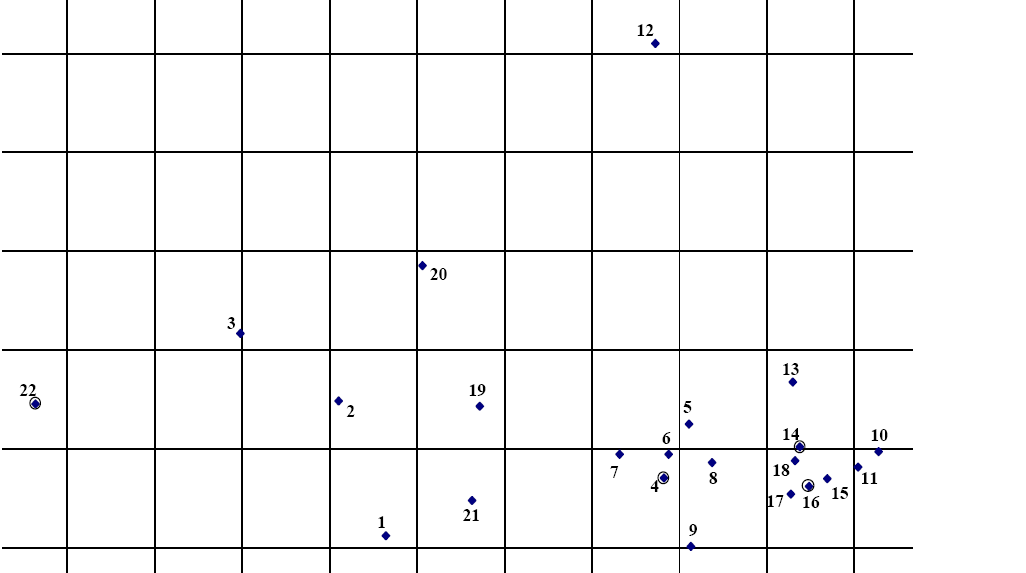
%> input picture Plot Regions Representation/Schema_Bricks.png, 1026 x 573 px
$ octave Plot_Image.m   (GNU Octave 9; MATLAB toolbox functions it lacks are replaced by stand-ins)
%> lines starting %> are read from the running program, lines starting %| are printed output that depends on the picture; in (x1, y1, x2, y2) boxes, pixels count from 0 and x2, y2 are one past the last pixel; in counts of white or black regions, pixels touching at a corner belong together; the program's own positions count from 1
% Import image
image = imread('C:/Users/Abdou/Desktop/Schema_Bricks.png');
%> image is the input picture: size 573x1026x3 uint8; mean R, G, B 244.6, 244.6, 244.8

% Bricks Coordinates
x = [386 339 241 664 689 669 621 713 691 879 859 656 793 800 828 810 791 796 480 423 472 36];
y = [535 400 333 478 424 454 454 463 546 452 466 43 382 447 479 487 494 461 406 266 501 404];

% SR Affectations - Always put the center brick first
SR1 = [14 10 11 12 13 15 17 18];
SR2 = [19 3 7 14];
SR3 = [21 1 2 16 20];
SR4 = [6 4 5 8 9 22];

% Drawing Marks
for i = 1:(length(SR1))
    if i==1
        image = insertShape(image,'Filledcircle',[x(SR1(i)) y(SR1(i)) 20],'LineWidth',5);
    else
        image = insertShape(image,'circle',[x(SR1(i)) y(SR1(i)) 15],'LineWidth',5);
    end
end
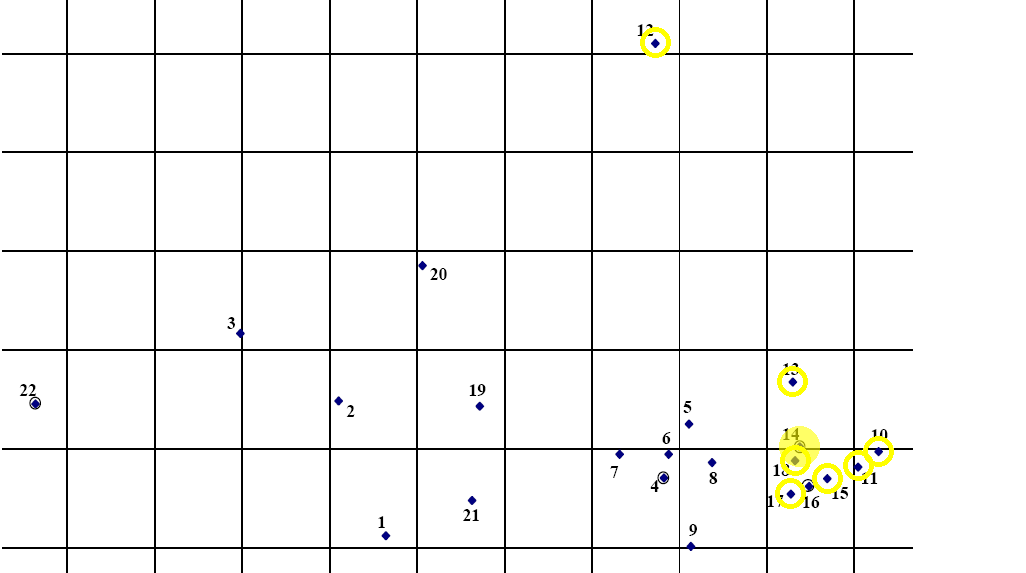
%> image: size 573x1026x3 uint8; 0.65% of pixels changed, all inside (x1, y1, x2, y2) = (640, 27, 894, 509)
for i = 1:(length(SR2))
    if i==1
        image = insertShape(image,'Filledcircle',[x(SR2(i)) y(SR2(i)) 20],'LineWidth',5, 'Color', 'red');
    else
        image = insertShape(image,'circle',[x(SR2(i)) y(SR2(i)) 15],'LineWidth',5, 'Color', 'red');
    end
end
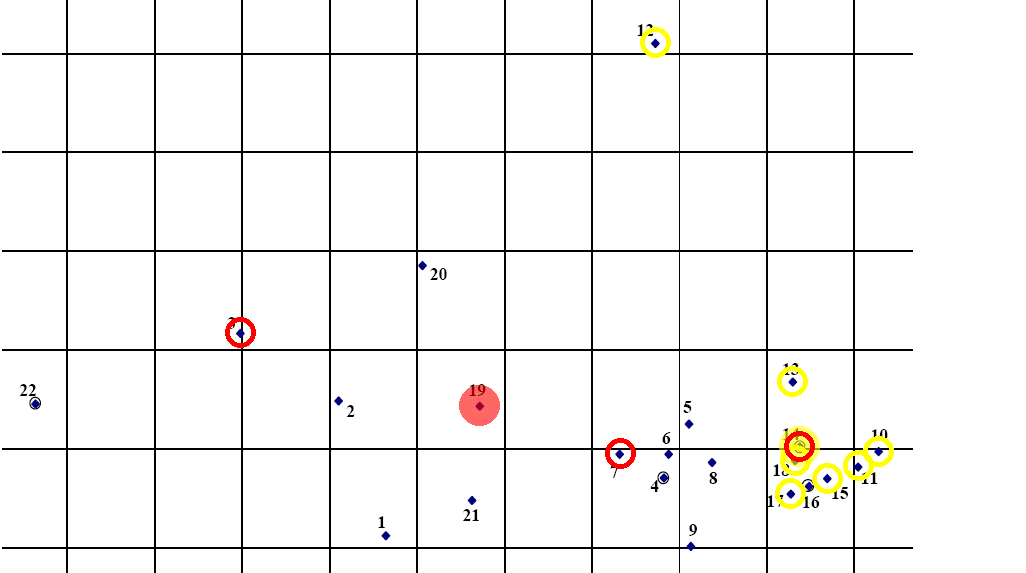
%> image: size 573x1026x3 uint8; 0.43% of pixels changed, all inside (x1, y1, x2, y2) = (225, 317, 815, 469)
for i = 1:(length(SR3))
    if i==1
        image = insertShape(image,'FilledCircle',[x(SR3(i)) y(SR3(i)) 20],'LineWidth',5, 'Color', 'green');
    else
        image = insertShape(image,'Circle',[x(SR3(i)) y(SR3(i)) 15],'LineWidth',5, 'Color', 'green');
    end
end
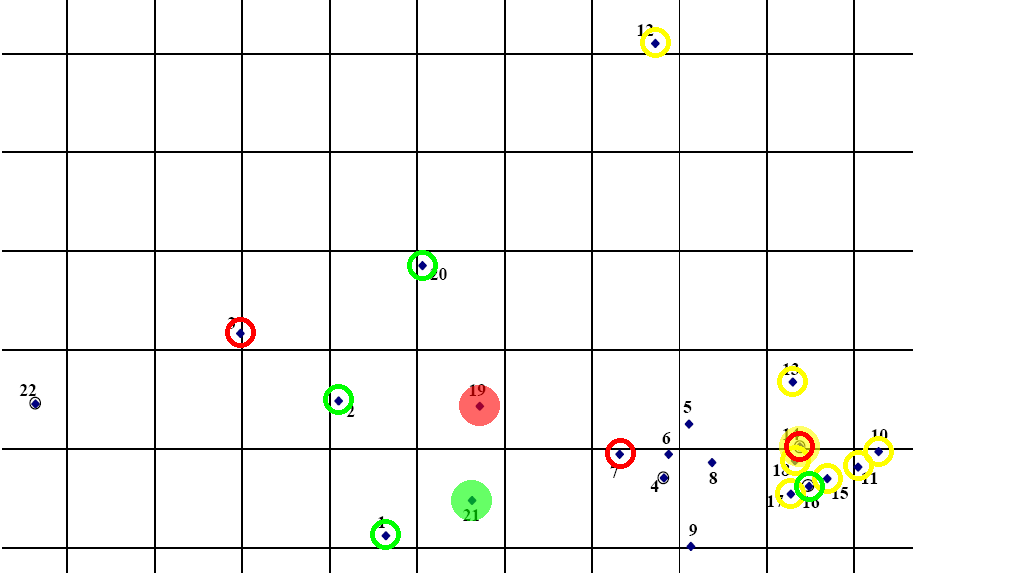
%> image: size 573x1026x3 uint8; 0.5% of pixels changed, all inside (x1, y1, x2, y2) = (323, 250, 825, 550)
for i = 1:(length(SR4))
    if i==1
        image = insertShape(image,'FilledCircle',[x(SR4(i)) y(SR4(i)) 20],'LineWidth',5, 'Color', 'blue');
    else
        image = insertShape(image,'Circle',[x(SR4(i)) y(SR4(i)) 15],'LineWidth',5, 'Color', 'blue');
    end
end
%> this loop made 6 passes
%> pass 1, `image = insertShape(image,'FilledCircle',[x(SR4(i)) y(SR4(i)) 20],'Lin..`:
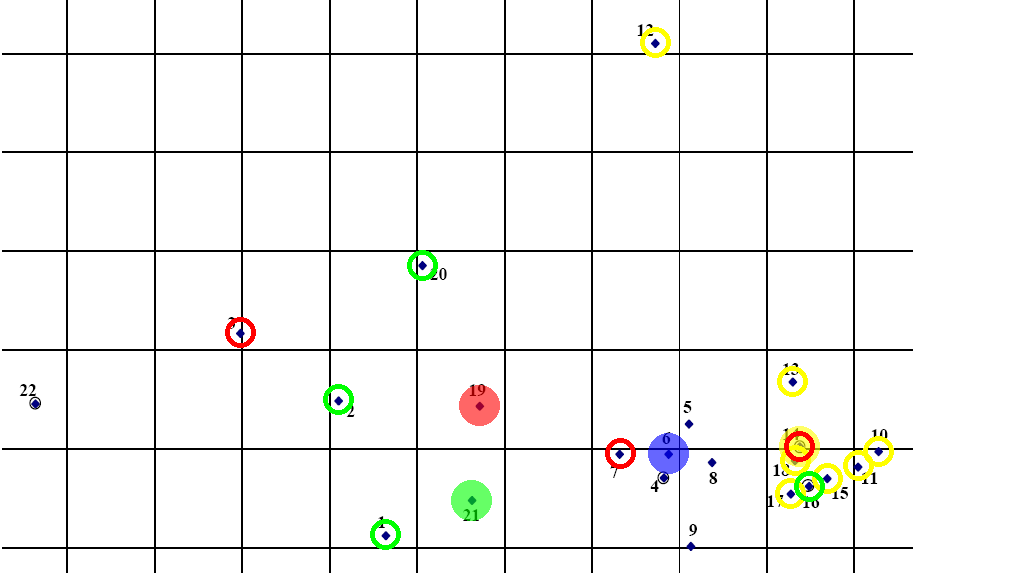
%> image: size 573x1026x3 uint8; 0.22% of pixels changed, all inside (x1, y1, x2, y2) = (648, 433, 689, 474)
%> pass 3, `image = insertShape(image,'Circle',[x(SR4(i)) y(SR4(i)) 15],'LineWidth..`:
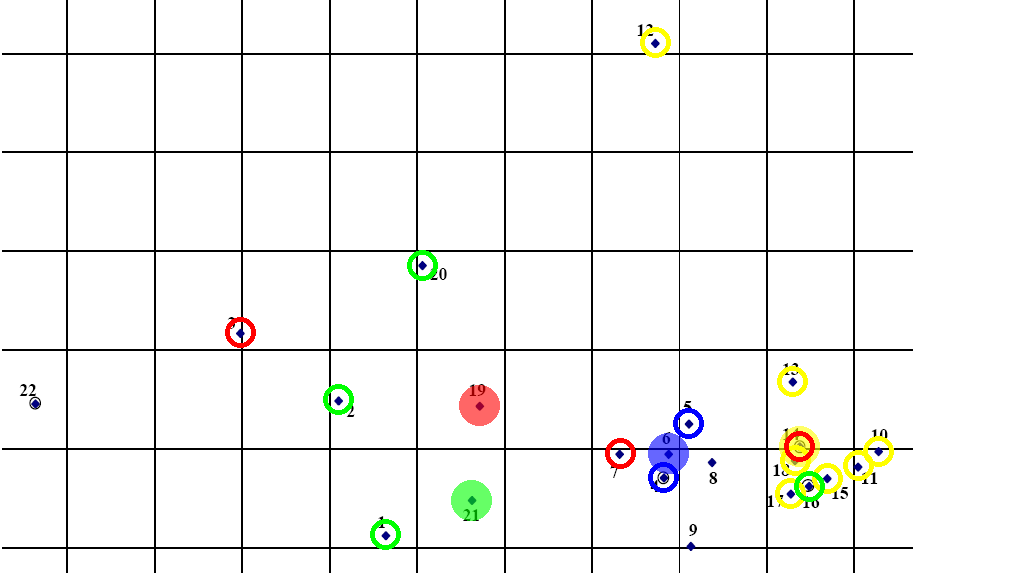
%> image: size 573x1026x3 uint8; 0.34% of pixels changed, all inside (x1, y1, x2, y2) = (648, 408, 704, 493)
%> after the loop:
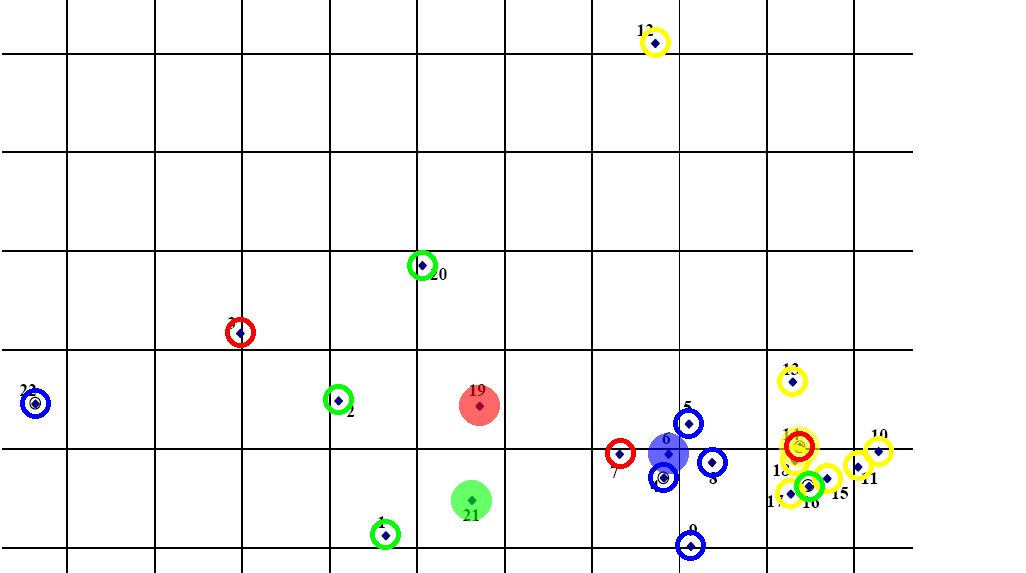
%> image: size 573x1026x3 uint8; 0.54% of pixels changed, all inside (x1, y1, x2, y2) = (20, 388, 728, 561)
image = insertShape(image,'line',[915 180 945 180],'LineWidth',5);
%> image: size 573x1026x3 uint8; 0.03% of pixels changed, all inside (x1, y1, x2, y2) = (914, 177, 945, 182)
image = insertText(image,[960 170],'SR 1','BoxColor','white');
%> image: size 573x1026x3 uint8; mean R, G, B 242.8, 243, 241.9
image = insertShape(image,'line',[915 230 945 230],'LineWidth',5, 'Color', 'red');
%> image: size 573x1026x3 uint8; mean R, G, B 242.8, 242.9, 241.9
image = insertText(image,[960 221],'SR 2','BoxColor','white');
%> image: size 573x1026x3 uint8; mean R, G, B 242.8, 242.9, 241.8
image = insertShape(image,'line',[915 280 945 280],'LineWidth',5, 'Color', 'green');
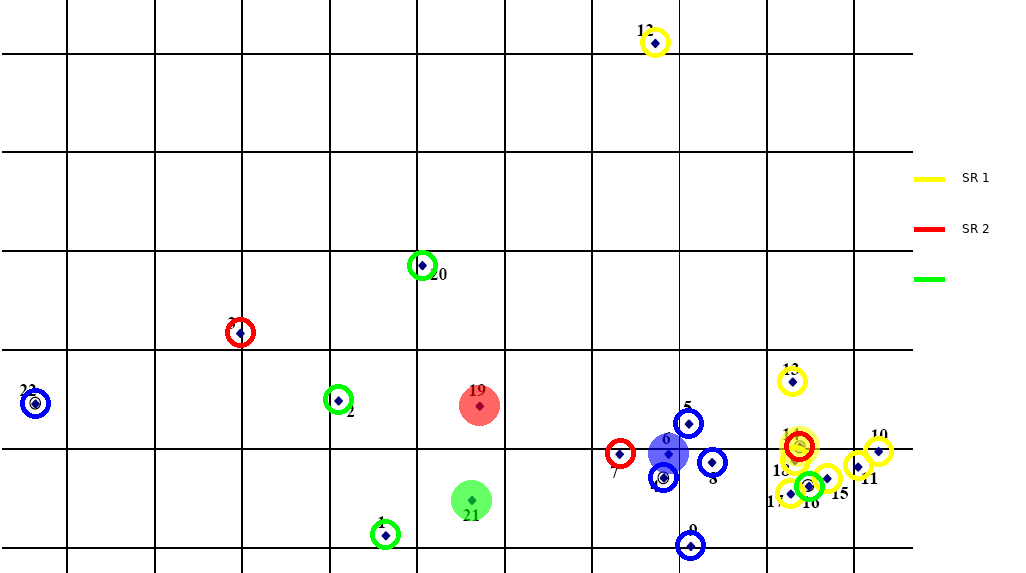
%> image: size 573x1026x3 uint8; mean R, G, B 242.7, 242.9, 241.8
image = insertText(image,[960 271],'SR 3','BoxColor','white');
%> image: size 573x1026x3 uint8; 0.02% of pixels changed, all inside (x1, y1, x2, y2) = (962, 274, 989, 283)
image = insertShape(image,'line',[915 330 945 330],'LineWidth',5, 'Color', 'blue');
%> image: size 573x1026x3 uint8; mean R, G, B 242.6, 242.8, 241.8
image = insertText(image,[960 321],'SR 4','BoxColor','white');
%> image: size 573x1026x3 uint8; mean R, G, B 242.6, 242.8, 241.7

imshow(image);
